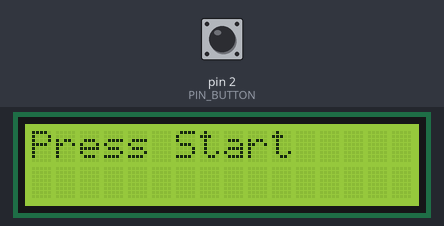
Bench run of a sketch on a simulated Arduino Uno, built with avr-gcc and run on an emulated ATmega328P. On the bench: 16×2 character LCD. The test bench sets the inputs (shaded band); at power-on: pin 2 (PIN_BUTTON) HIGH. Random numbers use the default seed unless the sketch sets one.

Above: at 1.2 s.
1.3 s: pin 2 (PIN_BUTTON) pulled LOW for 0.15 s
At 1.8 s:
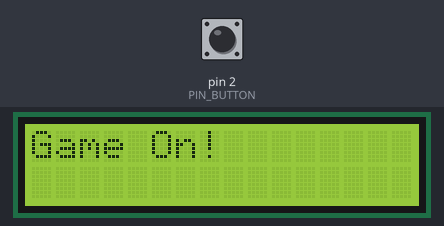
4.4 s: pin 2 (PIN_BUTTON) pulled LOW for 1 s
At 6.2 s:
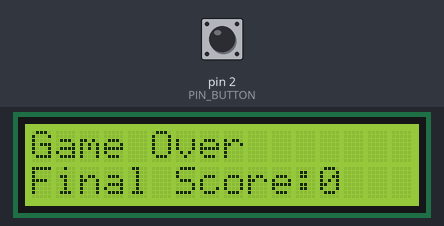
8.4 s: pin 2 (PIN_BUTTON) pulled LOW for 0.15 s
At 10.52 s:
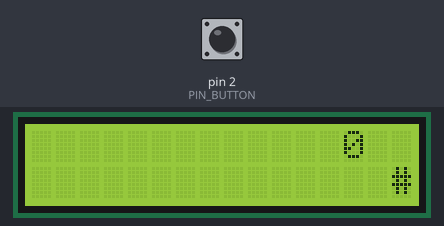
11.5 s: pin 2 (PIN_BUTTON) pulled LOW for 1 s
At 14.0 s:
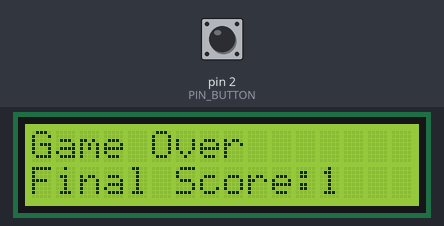
Timing chart, 0 to 15.5 s (numbered marks = the images above; inputs shaded):
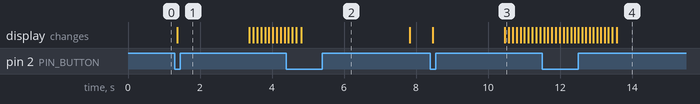

Measured:
- after the input at 1.3 s, the display: changes after 0.06 s (image 1)
- after the input at 8.4 s, the display: first changes after 0.06 s (image 3 shows a later state)

The sketch:

endless_runner_main.ino
```cpp
/*
Welcome To the Endless Runner

Run Run Run.............. watch out the obstical

Author : Karan Khaswal
Brought to you by : Build&Play Workshop
Company : Athena Education
*/

#include <Wire.h>
#include <LiquidCrystal_I2C.h>
LiquidCrystal_I2C lcd(0x27, 16, 2); // LCD setup using I2C at address 0x27 for a 16x2 display

#define PIN_BUTTON 2
#define DEBOUNCE_DELAY 50 // Debounce delay in milliseconds
#define HERO_POS 1        // Position of the hero on the LCD, starting from column 1
#define INITIAL_SPEED 100 // Initial speed (delay between updates)
#define GAP_REDUCTION 5   // Amount by which the gap between obstacles decreases over time
#define MIN_OBSTACLE_GAP 3 // Minimum gap to avoid too many obstacles too quickly

unsigned long lastDebounceTime = 0; // Last time the button was toggled
bool lastButtonState = HIGH;        // the previous reading from the input pin
bool buttonState;                   // the current reading from the input pin
bool gameStarted = false;
int obstaclePosition = 15;          // Start the obstacle at the rightmost side of the LCD
int heroLane = 1;                   // 1 for bottom lane, 0 for top lane
int obstacleLane = 1;               // Lane where the obstacle appears (0 or 1)
int score = 0;                      // Score counter
int speed = INITIAL_SPEED;          // Initial speed (can increase over time)
int obstacleGap = 10;               // Controls the gap between obstacles

void setup() {
    pinMode(PIN_BUTTON, INPUT_PULLUP); // Set up the button pin with an internal pull-up resistor
    lcd.init();                        // Initialize the LCD
    lcd.backlight();                   // Turn on the backlight
    lcd.clear();                       // Clear the LCD screen
    lcd.setCursor(0, 0);
    lcd.print("Press Start");          // Display 'Press Start' on the LCD

    // Initialize randomness using noise from an unused analog pin
    randomSeed(analogRead(A0));
}

void loop() {
    manageButton(); // Call the manageButton function which handles the button press
    if (!gameStarted) {
        return; // If the game hasn't started, do nothing
    }

    lcd.clear();

    // Draw the score on the top right corner (shifted to the end of the screen)
    lcd.setCursor(13, 0);  // Shifting the score to column 13 (end of the LCD)
    lcd.print(score);

    // Draw the hero on the correct lane
    lcd.setCursor(HERO_POS, heroLane);
    lcd.write(byte(1)); // Drawing the hero

    // Draw the obstacle in its lane
    lcd.setCursor(obstaclePosition, obstacleLane);
    lcd.write('#');

    // Move the obstacle to the left
    if (obstaclePosition > 0) {
        obstaclePosition--;
    } else {
        obstaclePosition = 15; // Reset obstacle position after it moves off screen
        obstacleLane = random(0, 2); // Randomly choose a new lane (0 or 1)

        // Increase score when an obstacle successfully passes the hero
        score++;

        // Reduce the gap between obstacles to make the game harder, but maintain a minimum gap
        if (obstacleGap > MIN_OBSTACLE_GAP) {
            obstacleGap -= GAP_REDUCTION;
        }

        // Optionally increase speed as score increases
        speed = max(speed - 5, 50); // Reduce delay over time for faster gameplay
    }

    // Check for collision
    if (obstaclePosition == HERO_POS && obstacleLane == heroLane) {
        gameOver(); // Call gameOver if hero and obstacle collide
    }

    delay(speed); // Adjust for game speed
}

void manageButton() {
    bool reading = digitalRead(PIN_BUTTON);
    // Check if the button state has changed
    if (reading != lastButtonState) {
        lastDebounceTime = millis(); // Reset the debouncing timer
    }
    if ((millis() - lastDebounceTime) > DEBOUNCE_DELAY) {
        // if the button state has changed:
        if (reading != buttonState) {
            buttonState = reading;
            // Only take action if the button is pressed (LOW due to pullup)
            if (buttonState == LOW) {
                if (!gameStarted) {
                    startGame(); // Start the game if it hasn't started yet
                } else {
                    // Switch the hero lane when button is pressed
                    heroLane = !heroLane; // Toggle between 0 (top) and 1 (bottom) lanes
                }
            }
        }
    }
    lastButtonState = reading; // Save the reading for the next loop iteration
}

void startGame() {
    lcd.clear();
    lcd.setCursor(0, 0);
    lcd.print("Game On!");
    gameStarted = true;
    delay(2000); // Display "Game On!" for 2 seconds before clearing the screen
    lcd.clear();
    obstaclePosition = 15;    // Reset obstacle position for game start
    obstacleLane = random(0, 2); // Randomly place obstacle in one of the lanes
    heroLane = 1;             // Start hero in the bottom lane
    score = 0;                // Reset score
    speed = INITIAL_SPEED;    // Reset speed to initial value
    obstacleGap = 10;         // Reset obstacle gap
}

void gameOver() {
    lcd.clear();
    lcd.setCursor(0, 0);
    lcd.print("Game Over");
    lcd.setCursor(0, 1);
    lcd.print("Final Score:");
    lcd.setCursor(12, 1);
    lcd.print(score);         // Display the final score
    gameStarted = false;
    delay(3000); // Display "Game Over" and final score for 3 seconds
    lcd.clear();
    lcd.setCursor(0, 0);
    lcd.print("Press Start"); // Show start prompt again
}
```
